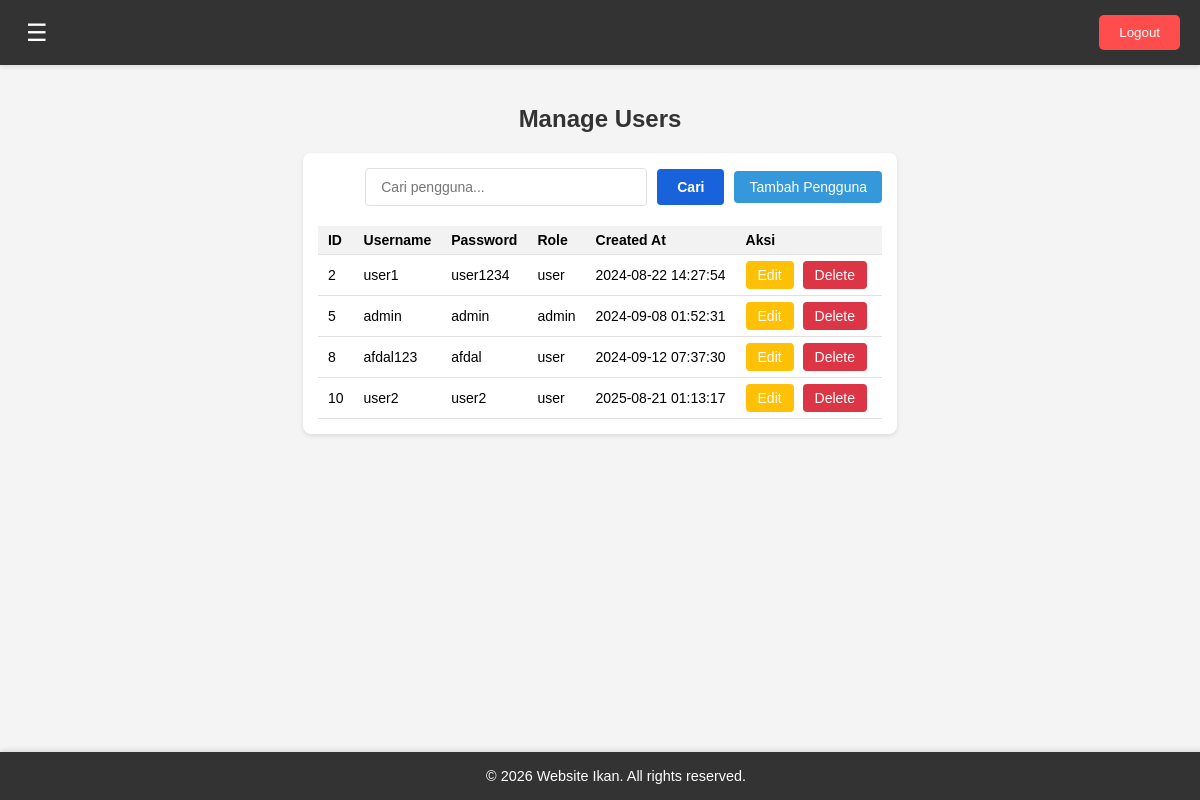
Screenshot of /dashboard-admin.php?page=manage-users (signed in) with the database file from the repository.
### tables this page shows
CREATE TABLE `user` (
  `id` int(11) NOT NULL,
  `username` varchar(50) NOT NULL,
  `password` varchar(255) NOT NULL,
  `role` enum('user','admin') NOT NULL DEFAULT 'user',
  `created_at` timestamp NOT NULL DEFAULT current_timestamp(),
  `password_plain` varchar(255) DEFAULT NULL
);

### pages/dashboard-admin/manage-users.php (the view, shortened to what this page needs)
<?php
include 'includes/db.php';
$sql = "SELECT id, username, password_plain, role, created_at FROM user";
$result = $conn->query($sql);
?>
<h2>Manage Users</h2>
<div class="data-container">
    <div class="data-header">
        <input type="text" id="search-input" placeholder="Cari pengguna...">
        <button id="search-button">Cari</button>
        <button id="add-data-button" onclick="window.location.href='dashboard-admin.php?page=input-user'">Tambah Pengguna</button>
    </div>
    <div class="data-table">
        <table>
            <thead>
                <tr>
                    <th>ID</th>
                    <th>Username</th>
                    <th>Password</th>
                    <th>Role</th>
                    <th>Created At</th>
                    <th>Aksi</th>
                </tr>
            </thead>
            <tbody>
                <?php
                if ($result->num_rows > 0) {
                    while($row = $result->fetch_assoc()) {
                        echo "<tr>";
                        echo "<td>" . htmlspecialchars($row['id']) . "</td>";
                        echo "<td>" . htmlspecialchars($row['username']) . "</td>";
                        echo "<td>" . htmlspecialchars($row['password_plain']) . "</td>";
                        echo "<td>" . htmlspecialchars($row['role']) . "</td>";
                        echo "<td>" . htmlspecialchars($row['created_at']) . "</td>";
                        echo '<td>
                            <form method="GET" action="dashboard-admin.php" style="display:inline;">
                                <input type="hidden" name="page" value="edit-user">
                                <input type="hidden" name="id" value="' . htmlspecialchars($row['id']) . '">
                                <button type="submit" class="edit-button">Edit</button>
                            </form>
                            <button type="button" class="delete-button" data-id="' . htmlspecialchars($row['id']) . '" data-table="user" data-return-page="manage-users">Delete</button>
                        </td>';
                        echo "</tr>";
                    }
                } else {
                    echo "<tr><td colspan='6'>Tidak ada pengguna</td></tr>";
                }
                ?>
            </tbody>
        </table>
    </div>
</div>

### assets/css/dashboard-admin.css (style rules this page uses)
body, html { margin: 0; padding: 0; font-family: Arial, sans-serif; background-color: #f4f4f4; }
h2 { text-align: center; margin-top: 20px; color: #333; }
.data-container { background-color: #fff; border-radius: 8px; box-shadow: 0 2px 4px rgba(0, 0, 0, 0.1); padding: 15px; margin: 20px auto; width: fit-content; max-width: 100%; overflow-x: auto; }
.data-header { display: flex; justify-content: flex-end; align-items: center; margin-bottom: 20px; gap: 10px; }
#search-input { padding: 8px 12px; border: 1px solid #ddd; border-radius: 4px; font-size: 14px; width: 250px; }
#search-button, #add-data-button { padding: 8px 15px; border: none; border-radius: 4px; background-color: #3498db; color: white; cursor: pointer; transition: background-color 0.3s; font-size: 14px; white-space: nowrap; }
.data-table table { width: auto; border-collapse: collapse; font-size: 14px; }
.data-table th, .data-table td { padding: 8px 12px; text-align: left; border-bottom: 1px solid #e0e0e0; white-space: nowrap; }
.data-table th { background-color: #f2f2f2; font-weight: bold; }
.edit-button, .delete-button { padding: 6px 12px; font-size: 14px; border: none; border-radius: 4px; color: white; cursor: pointer; transition: background-color 0.3s; margin-right: 5px; }
.edit-button { background-color: #ffc107; }
.delete-button { background-color: #dc3545; }
@media (max-width: 1200px) { .data-table { font-size: 13px; } }
@media (max-width: 1200px) { .data-table th, .data-table td { padding: 6px 10px; } }
#search-input { padding: 10px 15px; border: 1px solid #e0e0e0; border-radius: 4px; font-size: 14px; width: 250px; transition: border-color 0.3s, box-shadow 0.3s; }
#search-button, .print-button { padding: 10px 20px; border: none; border-radius: 4px; background-color: #1863dc; color: white; cursor: pointer; transition: background-color 0.3s, transform 0.1s; font-size: 14px; font-weight: bold; white-space: nowrap; }
.data-table { overflow-x: auto; margin-top: 20px; }

### rows the page displays
user: id "2", username "user1", password_plain "user1234", role "user", created_at "2024-08-22 14:27:54"
user: id "5", username "admin", password_plain "admin", role "admin", created_at "2024-09-08 01:52:31"
user: id "8", username "afdal123", password_plain "afdal", role "user", created_at "2024-09-12 07:37:30"
user: id "10", username "user2", password_plain "user2", role "user", created_at "2025-08-21 01:13:17"
